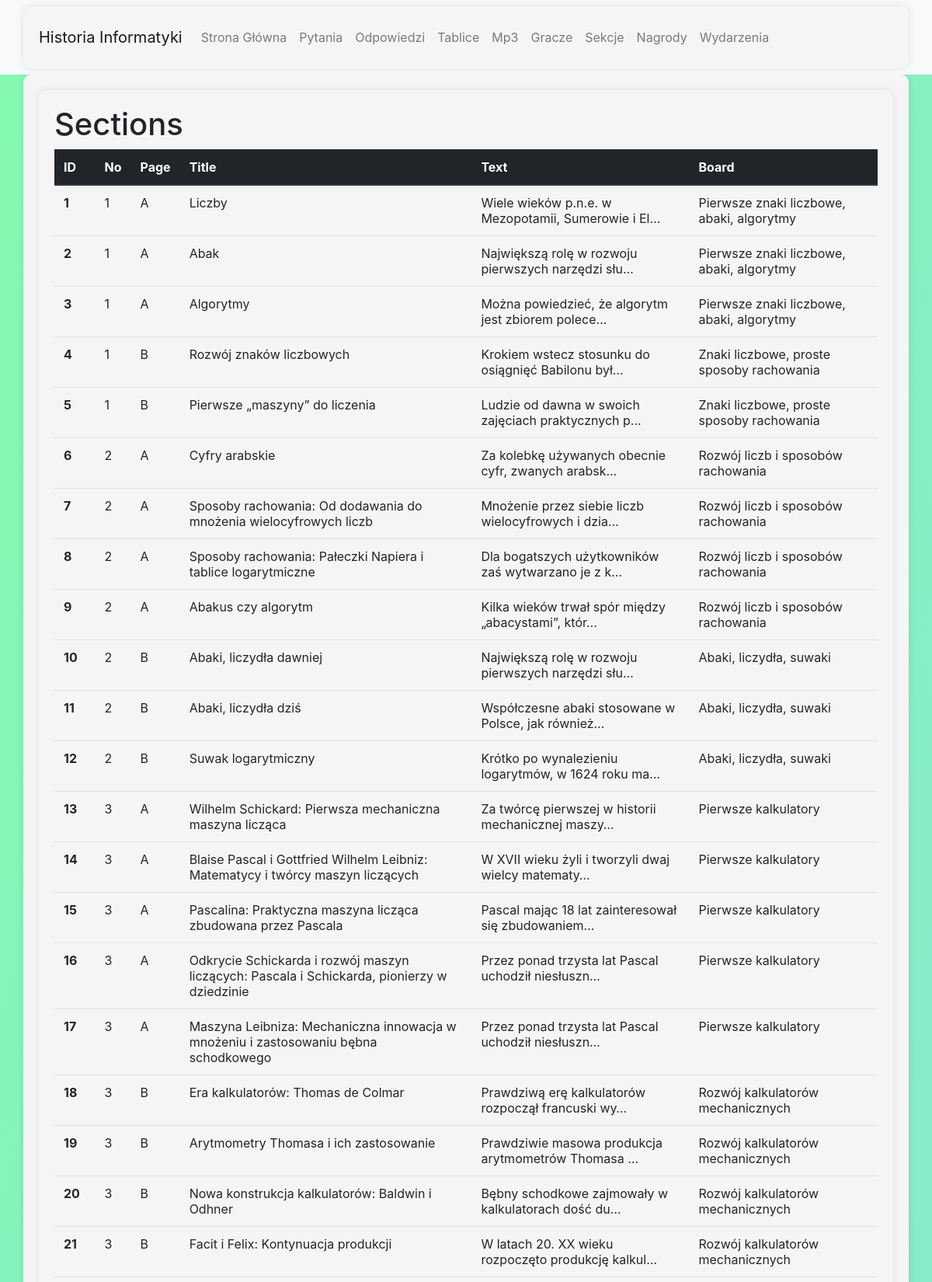
Page /list/sections/ (upper part) on the committed database.
### database/models.py (models this page shows, shortened)
class Section(models.Model):
    id = models.AutoField(primary_key=True)
    no = models.PositiveIntegerField(default=0)
    page = models.CharField(max_length=1, choices=PAGE_CHOICES)
    title = title = models.CharField(max_length=100, default="")
    text = models.TextField(max_length=250, unique=True, default="")
    board_id = models.ForeignKey(Board, on_delete=models.CASCADE, related_name='sections')
    class Meta:
        verbose_name_plural = 'Sections'

class Board(models.Model):
    id = models.AutoField(primary_key=True)
    no = models.PositiveIntegerField(default=0)
    page = models.CharField(max_length=1, choices=PAGE_CHOICES)
    title = models.CharField(max_length=100, default="")
    def __str__(self):
        return self.title
    class Meta:
        verbose_name_plural = 'Boards'
        unique_together = ('no', 'page')

### database/views.py (the view)
# urls.py: path('list/sections/', views.section_list, name='section_list'),
def section_list(request):
    sections = Section.objects.all()
    return render(request, 'list/section_list.html', {'sections': sections})

### database/templates/list/section_list.html
{% extends "base.html" %}
{% load static %}
{% block page_content %}
<div class="container">
  <h1>Sections</h1>
    <table class="table">
      <thead class="thead-dark">
        <tr>
          <th scope="col">ID</th>
          <th scope="col">No</th>
          <th scope="col">Page</th>
          <th scope="col">Title</th>
          <th scope="col">Text</th>
          <th scope="col">Board</th>
        </tr>
      </thead>
      <tbody>
        {% for section in sections %}
        <tr>
          <th scope="row">{{ section.id }}</td>
          <td>{{ section.no }}</td>
          <td>{{ section.page }}</td>
          <td>{{ section.title }}</td>
          <td>{{ section.text|truncatechars:50 }}</td>
          <td>{{ section.board_id }}</td>
        </tr>
        {% endfor %}
      </tbody>
    </table>
</div>
{% endblock %}

### database/static/styles.css (style rules this page uses)
.container { background-color: #f5f5f5; padding: 20px; border-radius: 10px; box-shadow: 0px 0px 10px rgba(0,0,0,0.1); }

### rows in the picture
Section: id "1", no "1", page "A", title "Liczby", text "Wiele wieków p.n.e. w Mezopotamii, Sumerowie i El…", board_id "Pierwsze znaki liczbowe, abaki, algorytmy"
Section: id "2", no "1", page "A", title "Abak", text "Największą rolę w rozwoju pierwszych narzędzi słu…", board_id "Pierwsze znaki liczbowe, abaki, algorytmy"
Section: id "3", no "1", page "A", title "Algorytmy", text "Można powiedzieć, że algorytm jest zbiorem polece…", board_id "Pierwsze znaki liczbowe, abaki, algorytmy"
Section: id "4", no "1", page "B", title "Rozwój znaków liczbowych", text "Krokiem wstecz stosunku do osiągnięć Babilonu był…", board_id "Znaki liczbowe, proste sposoby rachowania"
Section: id "5", no "1", page "B", title "Pierwsze „maszyny” do liczenia", text "Ludzie od dawna w swoich zajęciach praktycznych p…", board_id "Znaki liczbowe, proste sposoby rachowania"
Section: id "6", no "2", page "A", title "Cyfry arabskie", text "Za kolebkę używanych obecnie cyfr, zwanych arabsk…", board_id "Rozwój liczb i sposobów rachowania"
Section: id "7", no "2", page "A", title "Sposoby rachowania: Od dodawania do mnożenia wielocyfrowych liczb", text "Mnożenie przez siebie liczb wielocyfrowych i dzia…", board_id "Rozwój liczb i sposobów rachowania"
Section: id "8", no "2", page "A", title "Sposoby rachowania: Pałeczki Napiera i tablice logarytmiczne", text "Dla bogatszych użytkowników zaś wytwarzano je z k…", board_id "Rozwój liczb i sposobów rachowania"
Section: id "9", no "2", page "A", title "Abakus czy algorytm", text "Kilka wieków trwał spór między „abacystami”, któr…", board_id "Rozwój liczb i sposobów rachowania"
Section: id "10", no "2", page "B", title "Abaki, liczydła dawniej", text "Największą rolę w rozwoju pierwszych narzędzi słu…", board_id "Abaki, liczydła, suwaki"
Section: id "11", no "2", page "B", title "Abaki, liczydła dziś", text "Współczesne abaki stosowane w Polsce, jak również…", board_id "Abaki, liczydła, suwaki"
Section: id "12", no "2", page "B", title "Suwak logarytmiczny", text "Krótko po wynalezieniu logarytmów, w 1624 roku ma…", board_id "Abaki, liczydła, suwaki"
Section: id "13", no "3", page "A", title "Wilhelm Schickard: Pierwsza mechaniczna maszyna licząca", text "Za twórcę pierwszej w historii mechanicznej maszy…", board_id "Pierwsze kalkulatory"
Section: id "14", no "3", page "A", title "Blaise Pascal i Gottfried Wilhelm Leibniz: Matematycy i twórcy maszyn liczących", text "W XVII wieku żyli i tworzyli dwaj wielcy matematy…", board_id "Pierwsze kalkulatory"
Section: id "15", no "3", page "A", title "Pascalina: Praktyczna maszyna licząca zbudowana przez Pascala", text "Pascal mając 18 lat zainteresował się zbudowaniem…", board_id "Pierwsze kalkulatory"
Section: id "16", no "3", page "A", title "Odkrycie Schickarda i rozwój maszyn liczących: Pascala i Schickarda, pionierzy w dziedzinie", text "Przez ponad trzysta lat Pascal uchodził niesłuszn…", board_id "Pierwsze kalkulatory"
Section: id "17", no "3", page "A", title "Maszyna Leibniza: Mechaniczna innowacja w mnożeniu i zastosowaniu bębna schodkowego", text "Przez ponad trzysta lat Pascal uchodził niesłuszn…", board_id "Pierwsze kalkulatory"
Section: id "18", no "3", page "B", title "Era kalkulatorów: Thomas de Colmar", text "Prawdziwą erę kalkulatorów rozpoczął francuski wy…", board_id "Rozwój kalkulatorów mechanicznych"
Section: id "19", no "3", page "B", title "Arytmometry Thomasa i ich zastosowanie", text "Prawdziwie masowa produkcja arytmometrów Thomasa …", board_id "Rozwój kalkulatorów mechanicznych"
Section: id "20", no "3", page "B", title "Nowa konstrukcja kalkulatorów: Baldwin i Odhner", text "Bębny schodkowe zajmowały w kalkulatorach dość du…", board_id "Rozwój kalkulatorów mechanicznych"
Section: id "21", no "3", page "B", title "Facit i Felix: Kontynuacja produkcji", text "W latach 20. XX wieku rozpoczęto produkcję kalkul…", board_id "Rozwój kalkulatorów mechanicznych"
